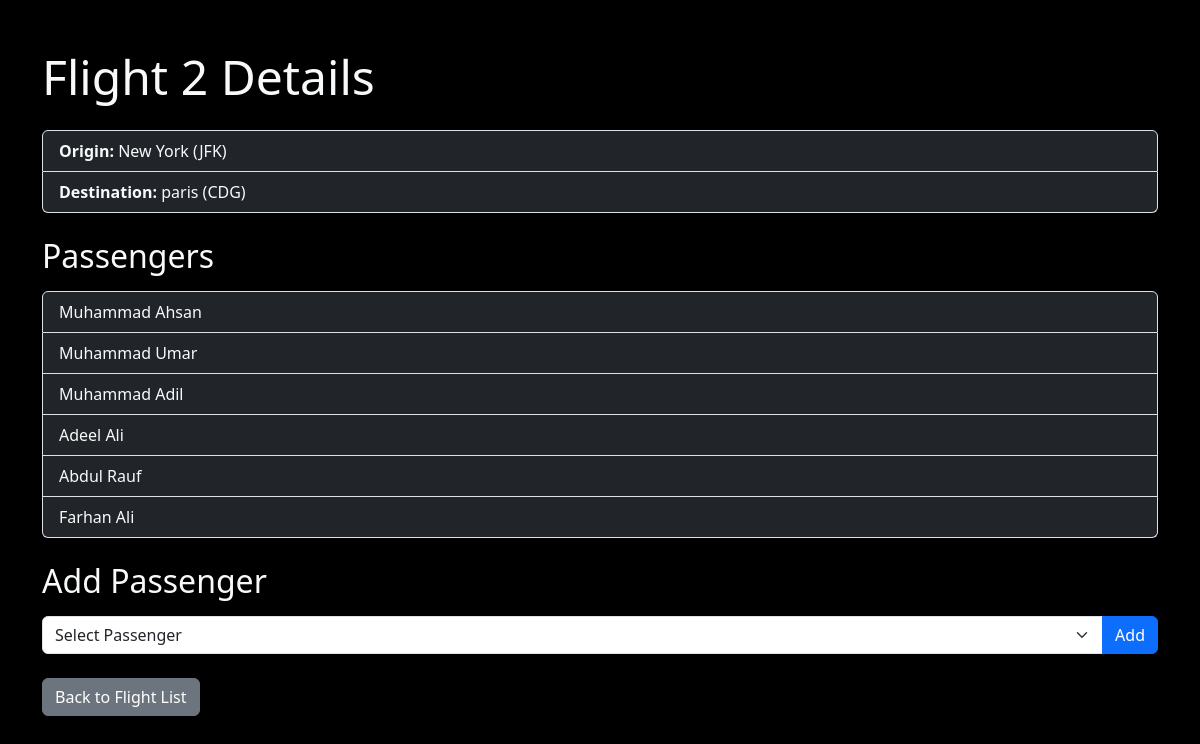
Page /flights/2 on the committed database.
### flights/models.py (models this page shows, shortened)
class Flight(models.Model):
    origin = models.ForeignKey(Airport, on_delete=models.CASCADE, related_name="departures")
    destination = models.ForeignKey(Airport, on_delete=models.CASCADE, related_name="arrivals")
    duration = models.IntegerField()

class Airport(models.Model):
    code = models.CharField(max_length=3)
    city = models.CharField(max_length=64)
    def __str__(self):
        return f"{self.city} ({self.code})"

class Passenger(models.Model):
    first = models.CharField(max_length=64)
    last = models.CharField(max_length=64)
    flights = models.ManyToManyField(Flight , blank=True, related_name="passengers")
    def __str__(self):
        return f'{self.first} {self.last}'

### flights/views.py (the view)
# urls.py: path("<int:flight_id>", views.flight, name="flight"),
def flight(request , flight_id):
    flight = Flight.objects.get(pk=flight_id)
    return render(request, "flights/flight.html",{
        "flight":flight,
        "passengers": flight.passengers.all(),
        "non_passengers":Passenger.objects.exclude(flights=flight).all()
    })

### flights/templates/flights/flight.html (shortened to what this page needs)
{% extends "flights/layout.html" %}
{% block body %}
<div class="container my-5">
    <h1 class="display-5 text-light mb-4">Flight {{ flight.id }} Details</h1>
    <ul class="list-group mb-4">
        <li class="list-group-item bg-dark text-light">
            <strong>Origin:</strong> {{ flight.origin }}
        </li>
        <li class="list-group-item bg-dark text-light">
            <strong>Destination:</strong> {{ flight.destination }}
        </li>
    </ul>
    <h2 class="text-light mb-3">Passengers</h2>
    <ul class="list-group mb-4">
        {% for passenger in passengers %}
            <li class="list-group-item bg-dark text-light">{{ passenger }}</li>
        {% empty %}
            <li class="list-group-item bg-dark text-light">No passengers.</li>
        {% endfor %}
    </ul>
    <h2 class="text-light mb-3">Add Passenger</h2>
    <form action="{% url 'book' flight.id %}" method="post" class="mb-4">
        <div class="input-group">
            <select class="form-select" name="passenger" required>
                <option selected disabled>Select Passenger</option>
            </select>
            <button type="submit" class="btn btn-primary">Add</button>
        </div>
    </form>
    <a href="{% url 'index' %}" class="btn btn-secondary">Back to Flight List</a>
</div>
{% endblock %}

### flights/templates/flights/layout.html (style rules this page uses)
body { background-color: #000; background-size: cover; color: aliceblue; }
h1 { font-size: 3rem; font-weight: bold; margin-bottom: 40px; color: #fff; text-shadow: 2px 2px 4px rgba(0, 0, 0, 0.6); }

### rows in the picture
Flight: id "2", origin "New York (JFK)", destination "paris (CDG)"
Passenger: first+last "Muhammad Ahsan"
Passenger: first+last "Muhammad Umar"
Passenger: first+last "Muhammad Adil"
Passenger: first+last "Adeel Ali"
Passenger: first+last "Abdul Rauf"
Passenger: first+last "Farhan Ali"
